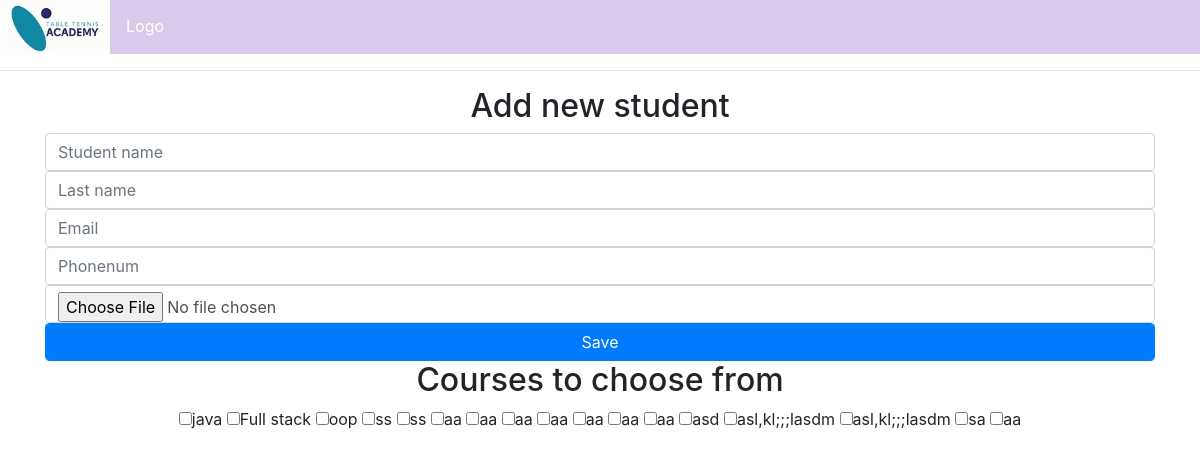
The app's page /addstudent.php with its own data.
### tables this page shows
CREATE TABLE `courses` (
  `id` int(11) NOT NULL,
  `name` varchar(50) NOT NULL,
  `description` varchar(500) NOT NULL,
  `pic` varchar(50) NOT NULL
);

### dal.php (called while the page is built, shortened)
<?php
final class DataAccessLayer
{
    private $host = '127.0.0.1';
    private $db = 'school';
    private $user = 'root';
    private $pass = '';
    private $charset = 'utf8';
    private $dsn;
    private $opt = [
        PDO::ATTR_ERRMODE => PDO::ERRMODE_EXCEPTION,
        PDO::ATTR_DEFAULT_FETCH_MODE => PDO::FETCH_ASSOC,
        PDO::ATTR_EMULATE_PREPARES => false,
    ];
    private static $inst;
    private function __construct()
    {
        $this->dsn = "mysql:host=$this->host;dbname=$this->db;charset=$this->charset";
    }
    public static function Instance() {
        if (DataAccessLayer::$inst === null) {
            DataAccessLayer::$inst = new DataAccessLayer();
        }
        return DataAccessLayer::$inst;
    }
    public function select($query, $params = null)
    {
        $pdo = new PDO($this->dsn, $this->user, $this->pass, $this->opt);
        $statement = $pdo->prepare($query);
        if (!empty($params)) {
            $statement->execute($params);
        }
        else {
            $statement->execute();
        }
        return $statement;
    }
}

### courses-bl.php (called while the page is built, shortened)
<?php
    require_once "courses-model.php";
    class BusinessLogiccourses extends BusinessLogic {
        public function get()
        {
            $q = 'SELECT * FROM `courses`';
            $results = $this->dal->select($q);
            $resultsArray = [];
            while ($row = $results->fetch()) {
                array_push($resultsArray, new coursesModel($row ,$this->getStudentWithCours($row['id'])));
            }
            return $resultsArray;
        }
        public function getOne($id)
        {
            $q = 'SELECT * FROM `courses` WHERE id=?';
            $results = $this->dal->select($q, [
                 $id
            ]);
            $row = $results->fetch();
            return new coursesModel($row);
        }
        public function getStudentWithCours($sid)
        {
            $cours_query = 'SELECT * FROM `conection` WHERE `student_id` = ?';
            $coursArray = $this->dal->select($cours_query, [
                $sid
            ]);
            $coursObjectsArray = [];
            while ($coursRow = $coursArray->fetch()) {
                array_push($coursObjectsArray, $this->getOne($coursRow['course_id']));
            }
            return $coursObjectsArray;
        }
    }
?>

### courses-model.php (called while the page is built, shortened)
<?php
    require_once 'courses-bl.php';
    class coursesModel implements IModel {
        private $id;
        private $name;
        public function __construct($arr,$coursObjectsArray = null) {
            if (!empty($arr['id']))
                $this->id = $arr['id'];
            $this->name = $arr['name'];
        }
        function getId() {
            return $this->id ;
        }
        function getName() {
            return $this->name;
        }
        }
?>

### addstudent.php (the view, shortened to what this page needs)
<?php include 'header.php';
 require_once 'courses-bl.php';
    $cbl = new BusinessLogiccourses;
    $arrayOfcourses = $cbl->get();
            ?>
<div class="us">
<h2> Add new student</h2>
    <form class="form-group"  id='addstudent' action='<?php echo basename($_SERVER['PHP_SELF']); ?>' method='POST' >
        <input class="form-control" name='name' placeholder='Student name' value='<?php echo !empty($_POST['sname']) ? $_POST['sname'] : '' ?>' required>
        <input class="form-control" name='lastname' type="text" placeholder="Last name" required>
        <input class="form-control" name='email' type="email" placeholder="Email" required>
        <input class="form-control" name='phonenum' type="text" placeholder="Phonenum" required>
        <input class="form-control" name="pic" type="file">
        <button class="form-control btn btn-primary" name="adds" type="submit" value="2">Save</button>
        <h2> Courses to choose from</h2>
        <?php for ($i=0; $i<sizeof($arrayOfcourses);$i++) {?>
            <input type="checkbox" name='c[]' value="<?php echo $arrayOfcourses[$i]->getId() ?>"><?php echo $arrayOfcourses[$i]->getName() ?>
        <?php } ?>
    </form>
</div>
<?php include 'footer.php' ?>

### style.css (style rules this page uses)
.us { text-align: center; }

### records on screen
courses: name "java"
courses: name "Full stack"
courses: name "oop"
courses: name "ss"
courses: name "ss"
courses: name "aa"
courses: name "aa"
courses: name "aa"
courses: name "aa"
courses: name "aa"
courses: name "aa"
courses: name "aa"
courses: name "asd"
courses: name "asl,kl;;;lasdm"
courses: name "asl,kl;;;lasdm"
courses: name "sa"
courses: name "aa"
